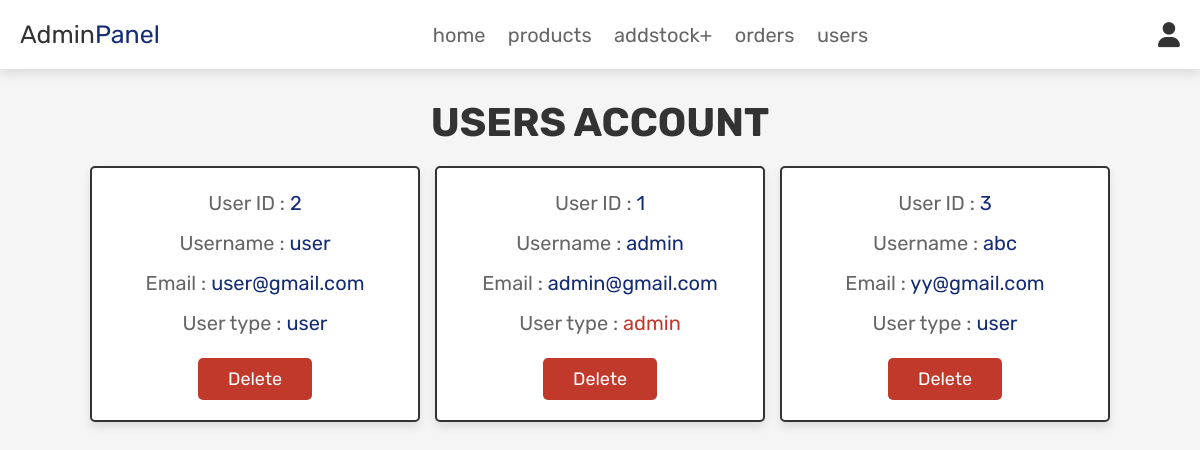
The page /admin_users.php (signed in) on the database as committed earlier.
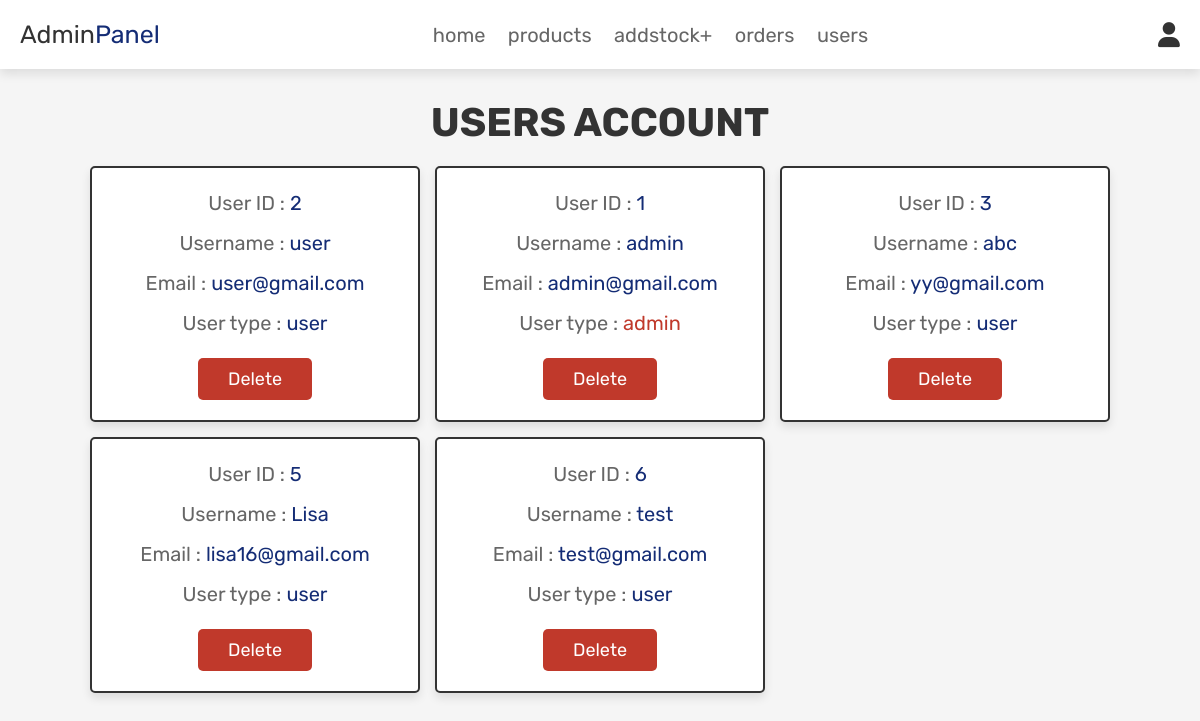
The same page on the database as committed later.
### tables this page shows
CREATE TABLE IF NOT EXISTS `users` (
  `id` int NOT NULL AUTO_INCREMENT,
  `name` varchar(255) NOT NULL,
  `email` varchar(255) NOT NULL,
  `password` varchar(100) NOT NULL,
  `user_type` varchar(11) DEFAULT 'user',
  PRIMARY KEY (`id`)
);

### admin_users.php (the view, shortened to what this page needs)
<?php
@include 'config.php';
?>
<!DOCTYPE html>
<html lang="en">
<head>
   <link rel="stylesheet" href="https://cdnjs.cloudflare.com/ajax/libs/font-awesome/6.0.0/css/all.min.css">
   <link rel="stylesheet" href="css/admin_style.css">
</head>
<body>
<?php @include 'admin_header.php'; ?>
<section class="users">
   <h1 class="title">users account</h1>
   <div class="box-container">
      <?php
         $select_users = mysqli_query($conn, "SELECT * FROM `users`") or die('Unable to get user data');
         if(mysqli_num_rows($select_users) > 0){
            while($fetch_users = mysqli_fetch_assoc($select_users)){
      ?>
      <div class="box">
         <p>User ID : <span><?php echo $fetch_users['id']; ?></span></p>
         <p>Username : <span><?php echo $fetch_users['name']; ?></span></p>
         <p>Email : <span><?php echo $fetch_users['email']; ?></span></p>
         <p>User type : <span style="color:<?php if($fetch_users['user_type'] == 'admin'){ echo 'var(--red)'; }; ?>"><?php echo $fetch_users['user_type']; ?></span></p>
         <a href="admin_users.php?delete=<?php echo $fetch_users['id']; ?>" onclick="return confirm('Delete this user?');" class="delete-btn">Delete</a>
      </div>
      <?php
         }
      }
      ?>
   </div>
</section>
</body>
</html>

Rows that differ between the two databases and show on the page:
added users: id "5", name "Lisa", email "lisa16@gmail.com", user_type "user"
added users: id "6", name "test", email "test@gmail.com", user_type "user"
